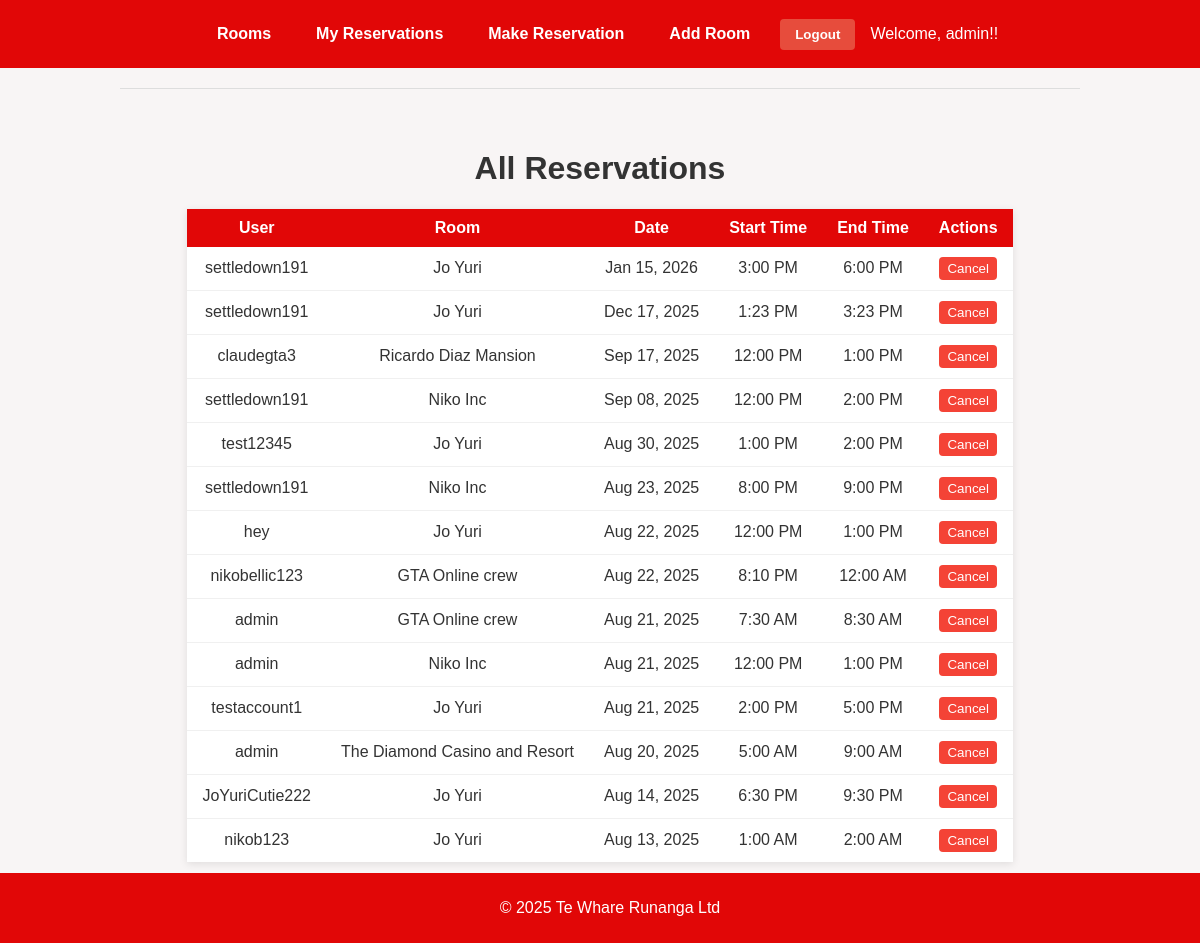
The page /reservations/ (signed in) on the database as committed earlier.
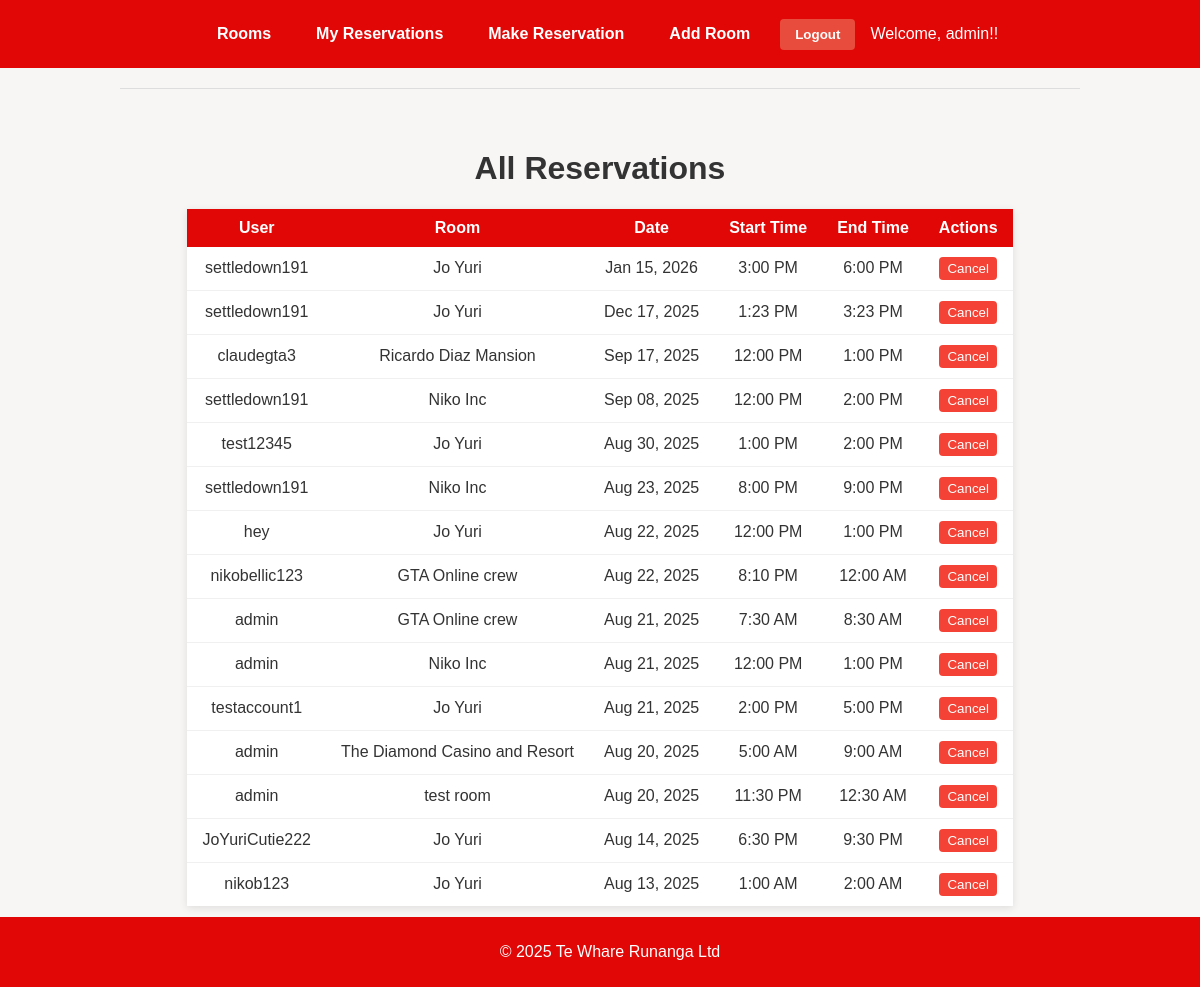
The same page on the database as committed later.
### reservations/models.py (models this page shows, shortened)
class Reservation(models.Model):
    user = models.ForeignKey(User, on_delete=models.CASCADE) # Shows who booked the room
    room = models.ForeignKey(ConferenceRoom, on_delete=models.CASCADE) # Which room the user booked
    date = models.DateField() # What time the reservation is for
    start_time = models.TimeField() # When the reservation starts
    end_time = models.TimeField() # When the reservation ends
    created_at = models.DateTimeField(auto_now_add=True) # When the reservation was made

class ConferenceRoom(models.Model):
    name = models.CharField(max_length=100) # Room name
    location = models.CharField(max_length=100) # Where the room is located
    capacity = models.PositiveIntegerField() # How many people can fit in the room

### reservations/views.py (the view)
# urls.py: path('reservations/', views.view_all_reservations, name='admin_reservations'),
@staff_member_required
def view_all_reservations(request):
    reservations = Reservation.objects.all().order_by('-date', 'start_time')
    return render(request, 'reservations/admin_reservations.html', {'reservations': reservations})

### reservations/templates/reservations/admin_reservations.html (shortened to what this page needs)
{% extends "reservations/base.html" %}
{% block content %}
<h1>All Reservations</h1>
<table>
    <thead>
        <tr>
            <th>User</th>
            <th>Room</th>
            <th>Date</th>
            <th>Start Time</th>
            <th>End Time</th>
            <th>Actions</th>
        </tr>
    </thead>
    <tbody>
        {% for reservation in reservations %}
        <tr>
            <td>{{ reservation.user.username }}</td>
            <td>{{ reservation.room.name }}</td>
            <td>{{ reservation.date|date:"M d, Y" }}</td>
            <td>{{ reservation.start_time|time:"g:i A" }}</td>
            <td>{{ reservation.end_time|time:"g:i A" }}</td>
            <td>
                <form action="{% url 'reservations:admin_cancel_reservation' reservation.id %}"
                      method="post" style="display: inline;"
                      onsubmit="return confirm('Are you sure you want to cancel this reservation?');">
                    <button type="submit"
                   style ="padding: 4px 8px; background-color: #f44336; color: white; border: none; border-radius: 4px; text-decoration: none;">
                   Cancel
                    </button>
                </form>
            </td>
        </tr>
        {% endfor %}
    </tbody>
</table>
{% endblock %}

Rows that differ between the two databases and show on the page:
added Reservation: user.username "admin", room.name "test room", date "Aug 20, 2025", start_time "11:30 PM", end_time "12:30 AM"
